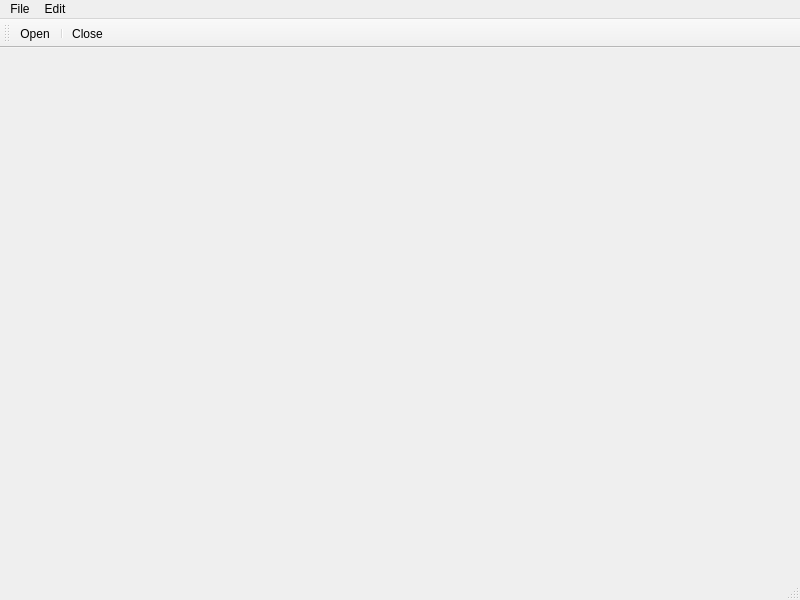
<?xml version="1.0" encoding="UTF-8"?>
<ui version="4.0">
 <class>MainWindow</class>
 <widget class="QMainWindow" name="MainWindow">
  <property name="geometry">
   <rect>
    <x>0</x>
    <y>0</y>
    <width>800</width>
    <height>600</height>
   </rect>
  </property>
  <property name="windowTitle">
   <string>MainWindow</string>
  </property>
  <widget class="QWidget" name="centralwidget"/>
  <widget class="QMenuBar" name="menubar">
   <property name="geometry">
    <rect>
     <x>0</x>
     <y>0</y>
     <width>800</width>
     <height>26</height>
    </rect>
   </property>
   <widget class="QMenu" name="menuFile">
    <property name="title">
     <string>File</string>
    </property>
    <addaction name="actionOpen"/>
    <addaction name="actionOpen_2"/>
    <addaction name="actionClose"/>
   </widget>
   <widget class="QMenu" name="menuEdit">
    <property name="title">
     <string>Edit</string>
    </property>
    <addaction name="actionRemove"/>
    <addaction name="actionZoom"/>
   </widget>
   <addaction name="menuFile"/>
   <addaction name="menuEdit"/>
  </widget>
  <widget class="QStatusBar" name="statusbar"/>
  <widget class="QToolBar" name="toolBar">
   <property name="windowTitle">
    <string>toolBar</string>
   </property>
   <attribute name="toolBarArea">
    <enum>TopToolBarArea</enum>
   </attribute>
   <attribute name="toolBarBreak">
    <bool>false</bool>
   </attribute>
   <addaction name="actionOpen_2"/>
   <addaction name="separator"/>
   <addaction name="actionClose"/>
  </widget>
  <action name="actionOpen">
   <property name="text">
    <string>New</string>
   </property>
  </action>
  <action name="actionOpen_2">
   <property name="text">
    <string>Open</string>
   </property>
  </action>
  <action name="actionClose">
   <property name="text">
    <string>Close</string>
   </property>
  </action>
  <action name="actionRemove">
   <property name="text">
    <string>Remove</string>
   </property>
  </action>
  <action name="actionZoom">
   <property name="text">
    <string>Zoom</string>
   </property>
  </action>
 </widget>
 <resources/>
 <connections/>
</ui>
